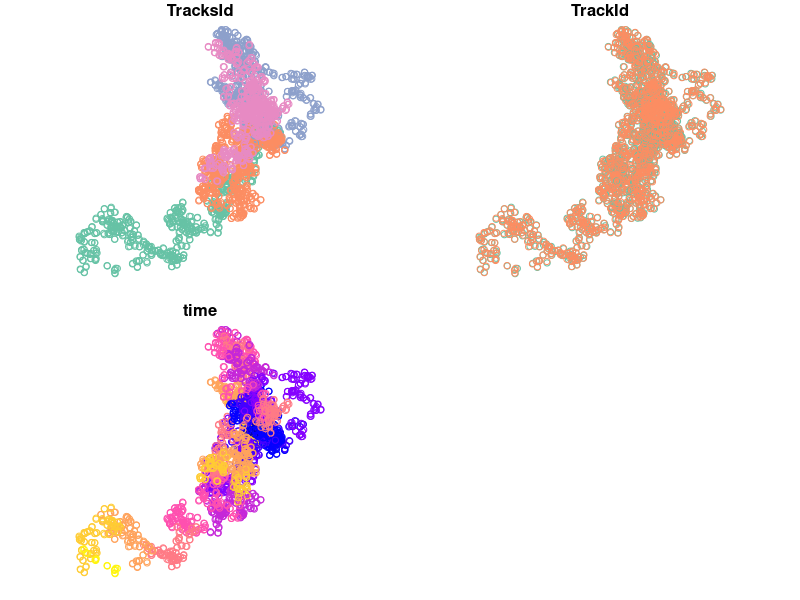
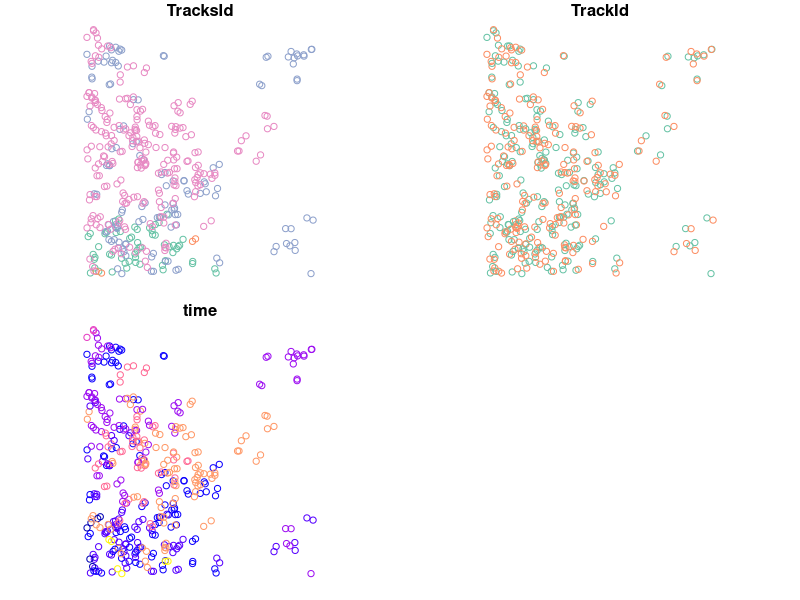

Here is the R script that generated these plots, in order:
## ---- chunk 1
knitr::opts_chunk$set(echo = TRUE)
## ---- chunk 2
require(sf)
set.seed(234)
dataSf <- do.call('rbind', replicate(4, {
  n <- round(rgamma(1, 400))
  # simulate brownian motion
  df <-
    data.frame(
      TracksId = paste(sample(letters), collapse = ''),
      time = Sys.time() + 1:n,
      x = cumsum(rnorm(n)),
      y = cumsum(rnorm(n))
    )
  # observe the track twice with a location error
  withErr <- replicate(2, {
    dfWithError <- df
    dfWithError$x <- df$x + rnorm(nrow(df), sd = .1)
    dfWithError$y <- df$y + rnorm(nrow(df), sd = .1)
    dfWithError
  }, simplify = F)
  rbind(cbind(withErr[[1]], TrackId = 'tr1'),
        cbind(withErr[[2]], TrackId = 'tr2'))
}, simplify = F)) %>%
  st_as_sf(coords = c('x', 'y'), crs = 28992)
suppressMessages(require(tibble))
suppressMessages(require(tidyr))
suppressMessages(require(dplyr))
suppressMessages(require(purrr))
trajAsNestedTibble <-
  dataSf %>% 
  as_tibble() %>% 
  nest(-TracksId,-TrackId, .key='Track') %>% 
  mutate(Track = map(Track, ~st_as_sf(.x))) %>% nest(-TracksId, .key='Tracks')
trajAsNestedTibble
trajAsNestedTibble$Tracks[[1]]
trajAsNestedTibble$Tracks[[1]]$Track[[1]] %>% head()
suppressWarnings(trajAsNestedTibble %>% unnest %>% unnest %>% st_as_sf %>% plot)
## ---- chunk 3
# polygon to intersect
subRegion<-st_sfc(st_polygon(list(cbind(c(10,0,0,10,10),
                                        c(10,10,0,0,10)))),
                  crs = 28992)
# this does not work
try(st_intersection(trajAsNestedTibble, subRegion))
# this works 
suppressWarnings(
  trajIntersect<-trajAsNestedTibble %>% 
    mutate(Tracks=map(Tracks, ~.x%>%  
                        mutate(Track = map(Track, 
                                           ~st_intersection(.x, subRegion))))))

suppressWarnings(plot(trajIntersect %>% unnest %>% unnest %>%st_as_sf))
